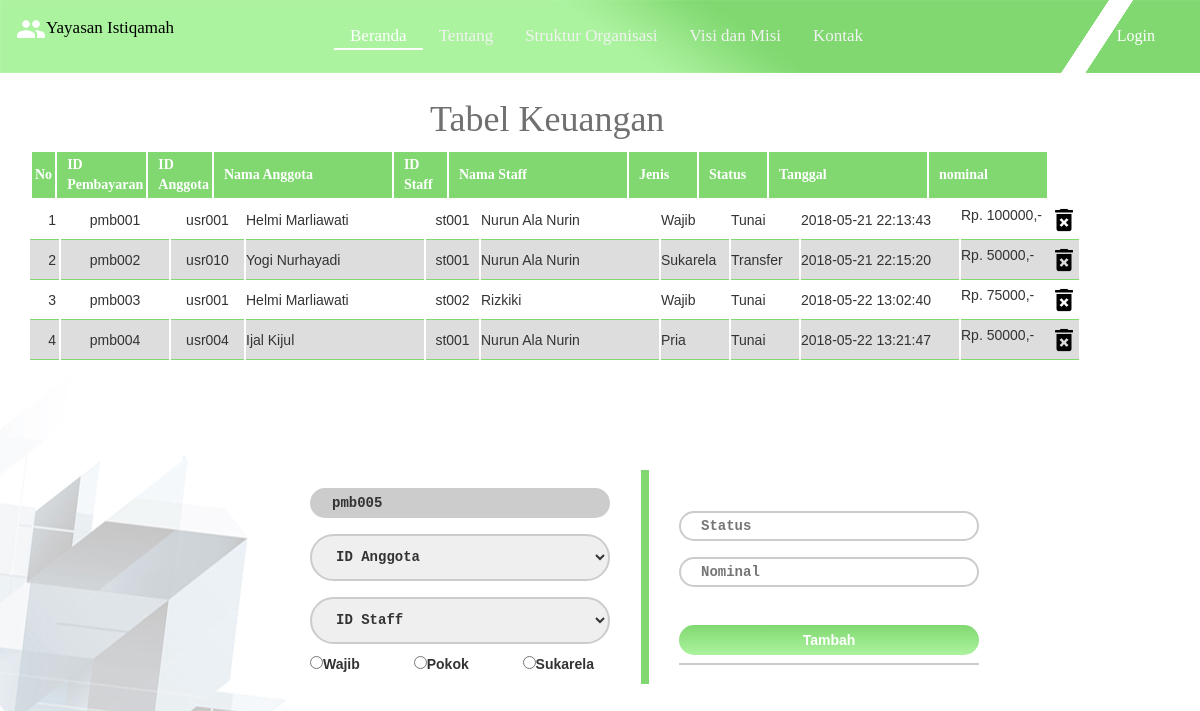
The app's page /tabelKeuanganAdmin.php, older data.
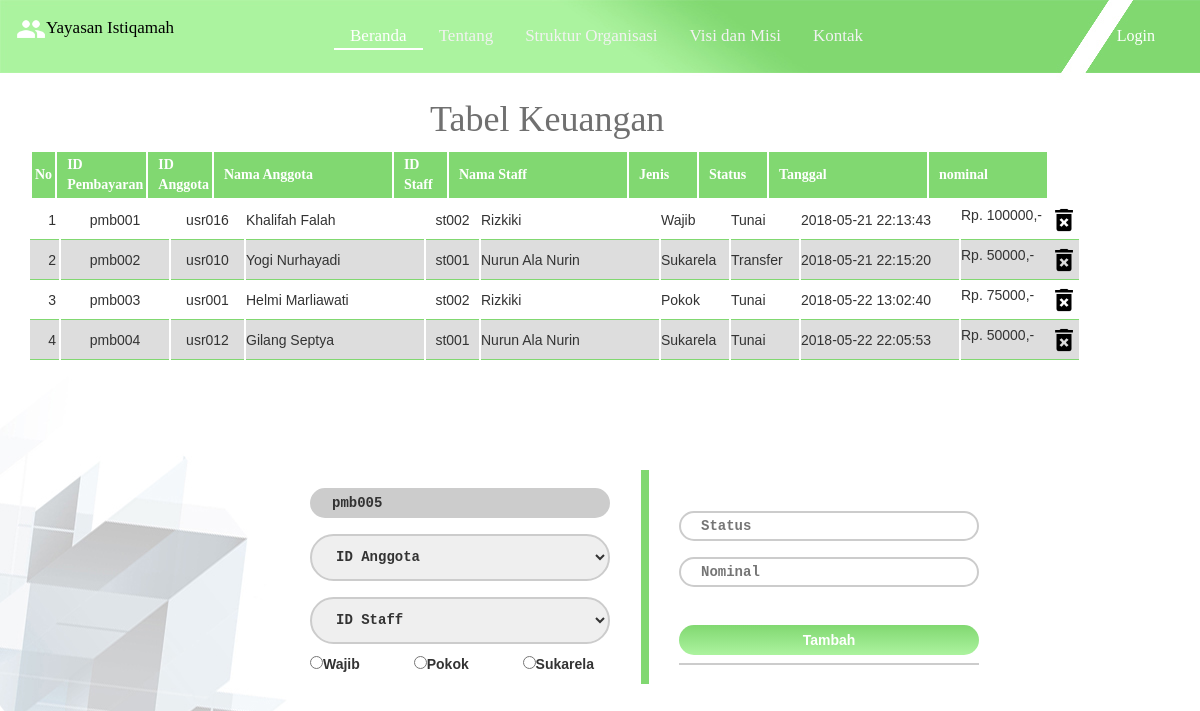
The same page, newer data.
### tables this page shows
CREATE TABLE IF NOT EXISTS `pembayaran` (
  `id_pembayaran` varchar(10) NOT NULL,
  `id_anggota` varchar(10) NOT NULL,
  `id_pengurus` varchar(6) NOT NULL,
  `jenis` varchar(8) DEFAULT NULL,
  `status` varchar(10) DEFAULT NULL,
  `tanggal` timestamp NULL DEFAULT CURRENT_TIMESTAMP,
  `nominal` double DEFAULT NULL,
  PRIMARY KEY (`id_pembayaran`),
  KEY `id_anggota` (`id_anggota`),
  KEY `id_pengurus` (`id_pengurus`),
  CONSTRAINT `FK_pembayaran_anggota` FOREIGN KEY (`id_anggota`) REFERENCES `anggota` (`id_anggota`),
  CONSTRAINT `FK_pembayaran_pengurus` FOREIGN KEY (`id_pengurus`) REFERENCES `pengurus` (`id_pengurus`)
);

CREATE TABLE IF NOT EXISTS `anggota` (
  `id_anggota` varchar(10) NOT NULL,
  `nama` varchar(50) DEFAULT NULL,
  `no_hp` varchar(13) DEFAULT NULL,
  `gender` enum('Pria','Wanita') DEFAULT NULL,
  `alamat` text,
  `email` varchar(26) DEFAULT NULL,
  `password` varchar(25) DEFAULT NULL,
  PRIMARY KEY (`id_anggota`)
);

CREATE TABLE IF NOT EXISTS `pengurus` (
  `id_pengurus` varchar(6) NOT NULL,
  `nama` varchar(50) DEFAULT NULL,
  `noHP` varchar(13) DEFAULT NULL,
  `gender` enum('Pria','Wanita') DEFAULT NULL,
  `alamat` text,
  `jabatan` varchar(20) DEFAULT NULL,
  `email` varchar(26) DEFAULT NULL,
  `password` varchar(25) DEFAULT NULL,
  PRIMARY KEY (`id_pengurus`)
);

### tabelKeuanganAdmin.php (the view, shortened to what this page needs)
<!DOCTYPE html>
<html>
<head>
	<link rel="stylesheet" href="assets/css/styleTable.css" type="text/css">
	<link rel="stylesheet" href="assets/css/bootstrap.css">
</head>
<?php
	$p=isset($_GET['p']) ? $_GET['p']:'';
	switch ($p){
		default:
?>
<body class="mainBody">
	<?php
		include 'headerAdmin.php';
		include 'logout.php';
	?>
	<h1 class="judulTabel">Tabel Keuangan</h1>
	<div class="container">
  		<table class="main">
  			<thead>
			  <tr class="main">
			    <th class="noKeu">No</th>
			    <th class="idKeu">ID Pembayaran</th>
			    <th class="idAnggotaKeu">ID Anggota</th>
			    <th class="namaAnggotaKeu">Nama Anggota</th>
			    <th class="idPengKeu">ID Staff</th>
			    <th class="namaPengKeu">Nama Staff</th>
			    <th class="jenisKeu">Jenis</th>
			    <th class="statusKeu">Status</th>
			    <th class="tanggalKeu">Tanggal</th>
			    <th class="nominalKeu">nominal</th>
			  </tr>
			</thead>
			</table>
				<div style="overflow: auto;height: 240px;">
				<table class="main css-serial" id="tabelKeuangan">
					<tbody style="overflow: auto;height: 50px;">
						 <?php
						 	$link = mysqli_connect("localhost", "root", "", "koperasi");
							$result = mysqli_query($link,"SELECT pembayaran.*,anggota.nama as nama_anggota,pengurus.nama as nama_pengurus FROM pembayaran,anggota, pengurus WHERE pembayaran.id_anggota=anggota.id_anggota AND pembayaran.id_pengurus=pengurus.id_pengurus;");
						 	while	($row = mysqli_fetch_array($result,MYSQLI_ASSOC)){
						 		echo "	<tr class=\"main\">
						 					<td class=\"noKeu\"><a class=\"link\" href=\"tabelKeuanganAdmin.php?id_pembayaran=$row[id_pembayaran]\"></a></td>
						 					<td class=\"idKeu\">$row[id_pembayaran]</td>
						 					<td class=\"idAnggotaKeu\">$row[id_anggota]</td>
						 					<td class=\"namaAnggotaKeu\">$row[nama_anggota]</td>
						 					<td class=\"idPengKeu\">$row[id_pengurus]</td>
						 					<td class=\"namaPengKeu\">$row[nama_pengurus]</td>
						 					<td class=\"jenisKeu\">$row[jenis]</td>
						 					<td class=\"statusKeu\">$row[status]</td>
						 					<td class=\"tanggalKeu\">$row[tanggal]</td>
						 					<td class=\"nominalKeu\">Rp. $row[nominal],- <span style=\"float:right;\"> <a href=\"controller/pembayaranController.php?p=hapus&id_pembayaran=$row[id_pembayaran]\" onClick=\"return confirm('Anda yakin ingin menghapus data?')\"> <img style=\"height:30px;\" src=\"assets/img/delete.png\"> </a> </span></td>
						 				</tr>
						 		";
						 	}
						 ?>
				 	</tbody>
				 </table>
			</div>
			<?php
				if (isset($_GET['id_pembayaran'])) {
					$idididididididid = $_GET['id_pembayaran'];
					$link = mysqli_connect("localhost", "root", "", "koperasi");
					$result = mysqli_query($link,"SELECT pembayaran.*,anggota.nama as nama_anggota,pengurus.nama as nama_pengurus FROM pembayaran,anggota, pengurus WHERE pembayaran.id_anggota=anggota.id_anggota AND pembayaran.id_pengurus=pengurus.id_pengurus AND pembayaran.id_pembayaran='$idididididididid';");
					if ($datas = mysqli_fetch_array($result,MYSQLI_ASSOC)) {
						$id_pembayaran	= $datas['id_pembayaran'];
						$id_anggota = $datas['id_anggota'];
						$id_pengurus = $datas['id_pengurus'];
						$jenis = $datas['jenis'];
						$status = $datas['status'];
						$nominal = $datas['nominal'];
					}
			?>
	<form action="controller/pembayaranController.php" method="post">
		<table class="form">
			<tr>
				<th class="form1">
					<input type="text" placeholder="ID Pembayaran" name="id_pembayaran" value="<?php echo "$id_pembayaran"?>" readonly="true" required>
				    <br>
				    <?php
				    $link = mysqli_connect("localhost", "root", "", "koperasi");
					$results = mysqli_query($link,"SELECT id_anggota, nama FROM anggota;");
					$result3 = mysqli_fetch_array($results,MYSQLI_ASSOC);
					echo "<select name=\"id_anggota\" class =\"selectTabelKeu\">
							<option value=\"$id_anggota\">$id_anggota</option>";
					while	($result1 = mysqli_fetch_array($results,MYSQLI_ASSOC)){
						echo "<option value=\"$result1[id_anggota]\">$result1[id_anggota]	$result1[nama]</option>";
					}
					echo "</select>";
				    ?>
				    <br>
				    <?php
				    $link = mysqli_connect("localhost", "root", "", "koperasi");
					$resultss = mysqli_query($link,"SELECT id_pengurus, nama FROM pengurus;");
					$result3 = mysqli_fetch_array($resultss,MYSQLI_ASSOC);
					echo "<select name=\"id_pengurus\" class=\"selectTabelKeu\">
					<option value=\"$id_pengurus\">$id_pengurus</option>";
					while	($result2 = mysqli_fetch_array($resultss,MYSQLI_ASSOC)){
						echo "<option value=\"$result2[id_pengurus]\">$result2[id_pengurus]	$result2[nama]</option>";
					}
					echo "</select>";
				    ?>
				    <br><!--
				    <input type="text" placeholder="Jenis" name="jenis" required> -->
				    <?php
				    if ($jenis == "Wajib") {
				    echo "
				    <input type=\"radio\" name=\"jenis\" value=\"Wajib\" checked>Wajib</input> <span style=\"padding-left: 50px\">
				    <input type=\"radio\" name=\"jenis\" value=\"Pokok\">Pokok</input></span>
				    <span style=\"padding-left: 50px\"><input type=\"radio\" name=\"jenis\" value=\"Sukarela\">Sukarela</input></span>";
					}
					elseif ($jenis == "Pokok") {
				    echo "
				    <input type=\"radio\" name=\"jenis\" value=\"Wajib\"d>Wajib</input> <span style=\"padding-left: 50px\">
				    <input type=\"radio\" name=\"jenis\" value=\"Pokok\" checked>Pokok</input></span>
				    <span style=\"padding-left: 50px\"><input type=\"radio\" name=\"jenis\" value=\"Sukarela\">Sukarela</input></span>";
					}
					else{
				    echo "
				    <input type=\"radio\" name=\"jenis\" value=\"Wajib\"d>Wajib</input> <span style=\"padding-left: 50px\">
				    <input type=\"radio\" name=\"jenis\" value=\"Pokok\">Pokok</input></span>
				    <span style=\"padding-left: 50px\"><input type=\"radio\" name=\"jenis\" value=\"Sukarela\" checked>Sukarela</input></span>";
					}
				    ?>
				</th>
				<th class="form2">
					<input type="text" placeholder="Status" name="status" value="<?php echo "$status"?>" required>
				    <br>
				    <input type="text" placeholder="Nominal" name="nominal" value="<?php echo "$nominal"?>" required>
				    <br>
				    <div class="divBtnUbah">
				    	<button id="btnUbah" type="submit" name="ubahPembayaran" value="ubahPembayaran">Ubah</button>
				    </div>
				</th>
			</tr>
		</table>
	</form>
	<a href="tabelKeuanganAdmin.php"><button id="btnCancel">Batal</button></a>
	<?php
		}else{
	?>
	<form action="controller/pembayaranController.php" method="post">
		<table class="form">
			<tr>
				<th class="form1">
					<?php
					$link = mysqli_connect("localhost", "root", "", "koperasi");
					$sqlEd = mysqli_query($link,"select id_pembayaran from pembayaran order by id_pembayaran desc limit 1;");
					$dataID = mysqli_fetch_array($sqlEd, MYSQLI_ASSOC);
					$splitID = $dataID['id_pembayaran'];
					$trimmed= trim($splitID,"pmb");
					$summed = $trimmed + 1;
					$length = strlen($summed);
					if ($length == 1) {
						echo "<input class=\"ids\" type=\"text\" placeholder=\"ID\" name=\"id_pembayaran\" value=\"pmb00$summed\" readonly=\"true\" required>";
					}
					elseif ($length == 2) {
						echo "<input class=\"ids\" type=\"text\" placeholder=\"ID\" name=\"id_pembayaran\" value=\"pmb0$summed\" readonly=\"true\" required>";
					}
					elseif ($length == 3) {
						echo "<input class=\"ids\" type=\"text\" placeholder=\"ID\" name=\"id_pembayaran\" value=\"pmb$summed\" readonly=\"true\" required>";
					}
				?>
				    <br>
				    <?php
					echo "<select name=\"id_anggota\" class =\"selectTabelKeu\">
							<option>ID Anggota</option>";
					echo "</select>";
				    ?>
				    <br>
				    <?php
					echo "<select name=\"id_pengurus\" class=\"selectTabelKeu\">
					<option>ID Staff</option>";
					echo "</select>";
				    ?>
				    <br>
				    <input type="radio" name="jenis" value="Pria"d>Wajib</input> <span style="padding-left: 50px">
				    <input type="radio" name="jenis" value="Pokok">Pokok</input></span>
				    <span style="padding-left: 50px"><input type="radio" name="jenis" value="Sukarela">Sukarela</input></span>
				</th>
				<th class="form2">
					<input type="text" placeholder="Status" name="status" required>
				    <br>
				    <input type="text" placeholder="Nominal" name="nominal" required>
				    <br>
				    <div class="divBtnUbah">
				    	<button id="btnUbah" type="submit" name="tambahPembayaran">Tambah</button>
				    </div>
				</th>
			</tr>
		</table>
	</form>
	<?php
	}
	?>
	</div>
</body>
<?php
break;
?>
<?php
}
?>
</html>

### headerAdmin.php (shortened to what this page needs)
<!DOCTYPE html>
<html>
<head>
</head>
<body>
<div class="topnav">
<a href=""><img src="assets/img/listAnggota.png" style="width: 30px;">Yayasan Istiqamah</a>
	<div id="menu">
	  <a class="active" href="homeAdmin.php">Beranda</a>
	  <a href="#news">Tentang</a>
	  <a href="#contact">Struktur Organisasi</a>
	  <a href="#about">Visi dan Misi</a>
	  <a href="#about">Kontak</a>
	</div>
</div>
</body>
</html>

### logout.php (shortened to what this page needs)
<!DOCTYPE html>
<html>
<head>
</head>
<body>
	<nav class="floating-tool">
             <ul>
              <?php
              $nama = $_SESSION['nama'];
              $result = (explode(" ",$nama));
                if(isset($_SESSION['login'])) {
                      echo "<li class=\"dropdown\"><a href=\"javascript:void(0)\" class=\"dropbtn\"><font size=\"5\">".$result[0]."</font>"."</a>";
                      echo "<div class=\"dropdown-content\">
                              <a href=\"controller/logoutController.php\">Logout</a>
                            </div></li>";
                }else{
					echo "<li class=\"dropdown\"><a href=\"javascript:void(0)\" class=\"dropbtn\"><font size=\"3\">Login</font>"."</a>";
                      echo "<div class=\"dropdown-content\">
                              <a href=\"loginadmin.php\">Login Admin</a>
                            </div></li>";
                                    }
              echo "</ul>"; ?>
              </nav>
</body>
</html>

### headerAdmin.php (style rules this page uses)
body { margin: 0; font-family: Comfortaa; }
.topnav { overflow: hidden; }
.topnav a { float: left; color: #f2f2f2; text-align: center; padding: 14px 16px; text-decoration: none; font-size: 17px; padding-bottom: 0px; }
.topnav a.active { color: white; border-bottom: 2px solid #ffffff; }
#menu { padding-left: 334px; padding-top: 10px; }

### logout.php (style rules this page uses)
li.dropdown { display: inline-block; }
.floating-tool { font-family: comfortaa; padding: 5px;; z-index: 100; position: fixed; top: 0px; right: 0px; margin-right: 20px; margin-top: 18px; }
.floating-tool li { display:inline-block; color: #fff; height:100%; padding: 2px 20px; }
.dropbtn { color: white; }

Row changes from the older to the newer data that the page shows:
changed pembayaran "pmb001": id_anggota "usr001" → "usr016"; id_anggota.nama "Helmi Marliawati" → "Khalifah Falah"; id_pengurus "st001" → "st002"; id_pengurus.nama "Nurun Ala Nurin" → "Rizkiki"
changed pembayaran "pmb003": jenis "Wajib" → "Pokok"
changed pembayaran "pmb004": id_anggota "usr004" → "usr012"; id_anggota.nama "Ijal Kijul" → "Gilang Septya"; jenis "Pria" → "Sukarela"; tanggal "2018-05-22 13:21:47" → "2018-05-22 22:05:53"
